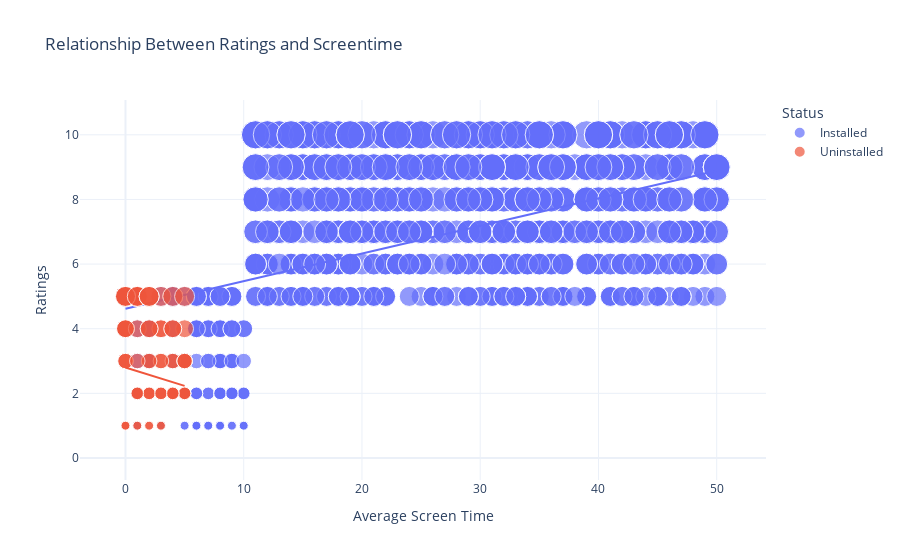

The notebook cell saved with this chart:
### Markdown cell above
### let’s have a look at the relationship between the ratings given by users and the average screen time:

### Code cell
figure = px.scatter(data_frame = data, 
                    x="Average Screen Time",
                    y="Ratings", 
                    size="Ratings", 
                    color= "Status", 
                    title = "Relationship Between Ratings and Screentime",
                    trendline="ols")
figure.show()

### Figure 1 — Plotly figure (JSON) as saved in the notebook; plotly's stock layout.template omitted (floating-point values rounded to 4 significant figures; data arrays with more than 128 entries replaced by an {"elided": "..."} marker saying what was removed)
{"data": [{"hovertemplate": "Status=Installed<br>Average Screen Time=%{x}<br>Ratings=%{marker.size}<extra></extra>", "legendgroup": "Installed", "marker": {"color": "#636efa", "size": {"elided": "916 int values"}, "sizemode": "area", "sizeref": 0.025, "symbol": "circle"}, "mode": "markers", "name": "Installed", "orientation": "v", "showlegend": true, "type": "scatter", "x": {"elided": "916 int values"}, "xaxis": "x", "y": {"elided": "916 int values"}, "yaxis": "y"}, {"hovertemplate": "<b>OLS trendline</b><br>Ratings = 0.0854571 * Average Screen Time + 4.6178<br>R<sup>2</sup>=0.204850<br><br>Status=Installed<br>Average Screen Time=%{x}<br>Ratings=%{y} <b>(trend)</b><extra></extra>", "legendgroup": "Installed", "marker": {"color": "#636efa", "symbol": "circle"}, "mode": "lines", "name": "Installed", "showlegend": false, "type": "scatter", "x": {"elided": "916 int values"}, "xaxis": "x", "y": {"elided": "916 float values"}, "yaxis": "y"}, {"hovertemplate": "Status=Uninstalled<br>Average Screen Time=%{x}<br>Ratings=%{marker.size}<extra></extra>", "legendgroup": "Uninstalled", "marker": {"color": "#EF553B", "size": [4, 1, 2, 5, 2, 3, 4, 5, 0, 4, 1, 0, 2, 2, 0, 2, 3, 3, 0, 1, 0, 4, 5, 4, 5, 0, 2, 4, 0, 1, 4, 4, 5, 0, 2, 3, 0, 3, 0, 2, 4, 0, 5, 5, 4, 2, 3, 2, 3, 0, 3, 5, 0, 2, 2, 3, 1, 5, 1, 2, 2, 1, 0, 5, 5, 4, 2, 2, 5, 2, 2, 2, 3, 1, 3, 3, 4, 4, 3, 1, 5, 3, 5], "sizemode": "area", "sizeref": 0.025, "symbol": "circle"}, "mode": "markers", "name": "Uninstalled", "orientation": "v", "showlegend": true, "type": "scatter", "x": [0, 1, 4, 3, 5, 5, 0, 1, 1, 3, 0, 3, 2, 1, 3, 3, 3, 4, 4, 1, 2, 0, 1, 3, 4, 3, 4, 0, 0, 2, 1, 5, 0, 5, 1, 4, 4, 0, 4, 5, 4, 0, 5, 0, 2, 2, 5, 5, 2, 1, 5, 0, 2, 1, 5, 0, 0, 1, 2, 3, 4, 3, 1, 0, 1, 0, 4, 2, 2, 3, 4, 1, 3, 3, 0, 5, 2, 4, 2, 0, 2, 1, 2], "xaxis": "x", "y": [4, 1, 2, 5, 2, 3, 4, 5, 0, 4, 1, 0, 2, 2, 0, 2, 3, 3, 0, 1, 0, 4, 5, 4, 5, 0, 2, 4, 0, 1, 4, 4, 5, 0, 2, 3, 0, 3, 0, 2, 4, 0, 5, 5, 4, 2, 3, 2, 3, 0, 3, 5, 0, 2, 2, 3, 1, 5, 1, 2, 2, 1, 0, 5, 5, 4, 2, 2, 5, 2, 2, 2, 3, 1, 3, 3, 4, 4, 3, 1, 5, 3, 5], "yaxis": "y"}, {"hovertemplate": "<b>OLS trendline</b><br>Ratings = -0.11416 * Average Screen Time + 2.80212<br>R<sup>2</sup>=0.013482<br><br>Status=Uninstalled<br>Average Screen Time=%{x}<br>Ratings=%{y} <b>(trend)</b><extra></extra>", "legendgroup": "Uninstalled", "marker": {"color": "#EF553B", "symbol": "circle"}, "mode": "lines", "name": "Uninstalled", "showlegend": false, "type": "scatter", "x": [0, 0, 0, 0, 0, 0, 0, 0, 0, 0, 0, 0, 0, 0, 0, 0, 0, 1, 1, 1, 1, 1, 1, 1, 1, 1, 1, 1, 1, 1, 1, 1, 2, 2, 2, 2, 2, 2, 2, 2, 2, 2, 2, 2, 2, 2, 3, 3, 3, 3, 3, 3, 3, 3, 3, 3, 3, 3, 3, 4, 4, 4, 4, 4, 4, 4, 4, 4, 4, 4, 4, 4, 5, 5, 5, 5, 5, 5, 5, 5, 5, 5, 5], "xaxis": "x", "y": [2.802, 2.802, 2.802, 2.802, 2.802, 2.802, 2.802, 2.802, 2.802, 2.802, 2.802, 2.802, 2.802, 2.802, 2.802, 2.802, 2.802, 2.688, 2.688, 2.688, 2.688, 2.688, 2.688, 2.688, 2.688, 2.688, 2.688, 2.688, 2.688, 2.688, 2.688, 2.688, 2.574, 2.574, 2.574, 2.574, 2.574, 2.574, 2.574, 2.574, 2.574, 2.574, 2.574, 2.574, 2.574, 2.574, 2.46, 2.46, 2.46, 2.46, 2.46, 2.46, 2.46, 2.46, 2.46, 2.46, 2.46, 2.46, 2.46, 2.345, 2.345, 2.345, 2.345, 2.345, 2.345, 2.345, 2.345, 2.345, 2.345, 2.345, 2.345, 2.345, 2.231, 2.231, 2.231, 2.231, 2.231, 2.231, 2.231, 2.231, 2.231, 2.231, 2.231], "yaxis": "y"}], "layout": {"legend": {"itemsizing": "constant", "title": {"text": "Status"}, "tracegroupgap": 0}, "title": {"text": "Relationship Between Ratings and Screentime"}, "xaxis": {"anchor": "y", "domain": [0, 1], "title": {"text": "Average Screen Time"}}, "yaxis": {"anchor": "x", "domain": [0, 1], "title": {"text": "Ratings"}}}}
